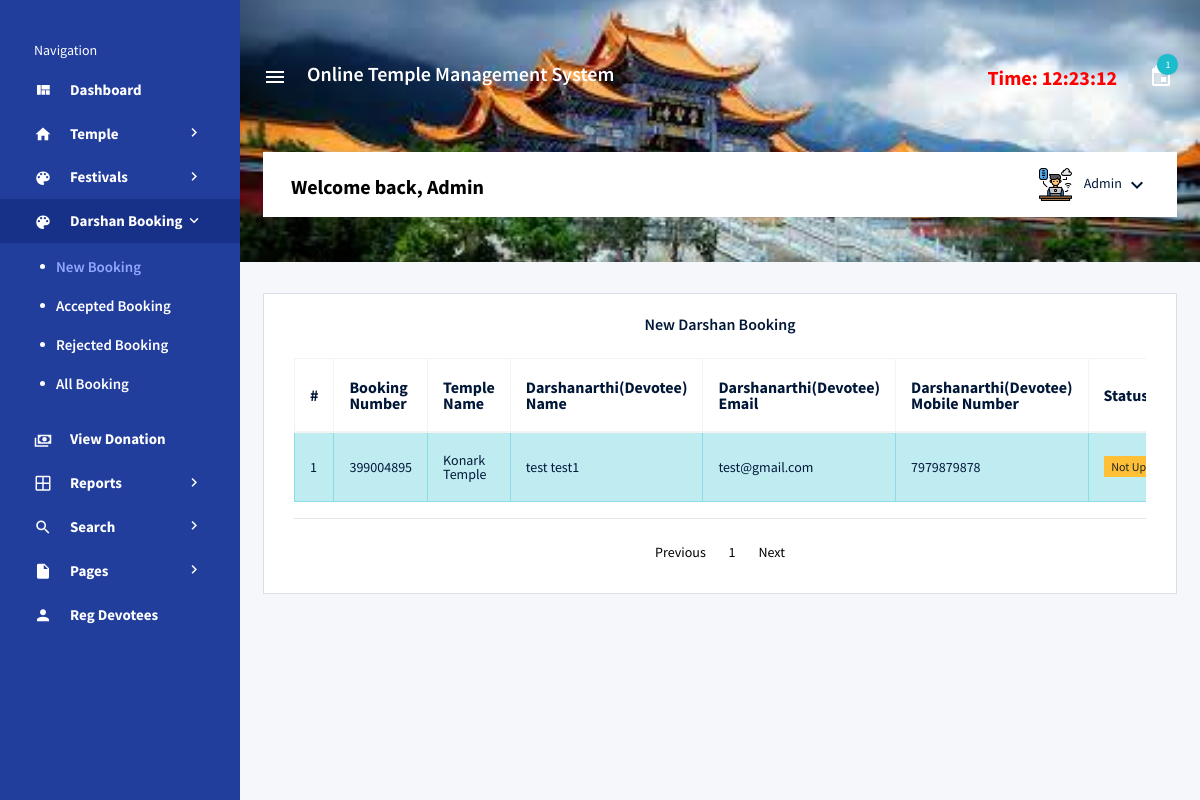
The page /otms/admin/new-booking.php (signed in) on the database its author committed.
### tables this page shows
CREATE TABLE `tblbookdarshan` (
  `ID` int(5) NOT NULL,
  `BookingNumber` int(10) DEFAULT NULL,
  `UserID` int(5) DEFAULT NULL,
  `TempleID` int(5) DEFAULT NULL,
  `DateofDarshan` date DEFAULT NULL,
  `TimeofDarshan` time DEFAULT NULL,
  `TotalMember` int(10) DEFAULT NULL,
  `City` varchar(250) DEFAULT NULL,
  `State` varchar(250) DEFAULT NULL,
  `Country` varchar(250) DEFAULT NULL,
  `IdentityProof` varchar(250) DEFAULT NULL,
  `IdentityProofnumber` int(10) DEFAULT NULL,
  `Message` mediumtext DEFAULT NULL,
  `BookingDate` timestamp NULL DEFAULT current_timestamp(),
  `Remark` varchar(250) DEFAULT NULL,
  `Status` varchar(250) DEFAULT NULL,
  `UpdationDate` timestamp NULL DEFAULT current_timestamp()
);

CREATE TABLE `tbltemple` (
  `ID` int(5) NOT NULL,
  `TempleName` varchar(250) DEFAULT NULL,
  `TempleLocation` varchar(250) DEFAULT NULL,
  `City` varchar(250) DEFAULT NULL,
  `State` varchar(250) DEFAULT NULL,
  `Country` varchar(250) DEFAULT NULL,
  `Description` mediumtext DEFAULT NULL,
  `TempleImage1` varchar(250) DEFAULT NULL,
  `TempleImage2` varchar(250) DEFAULT NULL,
  `TempleImage3` varchar(250) DEFAULT NULL,
  `CreationDate` timestamp NULL DEFAULT current_timestamp()
);

CREATE TABLE `tbluser` (
  `ID` int(10) NOT NULL,
  `FirstName` varchar(120) DEFAULT NULL,
  `LastName` varchar(120) DEFAULT NULL,
  `MobileNumber` bigint(10) DEFAULT NULL,
  `Email` varchar(120) DEFAULT NULL,
  `Password` varchar(120) DEFAULT NULL,
  `RegDate` timestamp NULL DEFAULT current_timestamp()
);

### otms/admin/new-booking.php (the view, shortened to what this page needs)
<?php session_start();
include('includes/config.php');
if(strlen($_SESSION['aid'])==0)
  {
header('location:login.php');
}
else{
  ?>
<!DOCTYPE html>
<html lang="en">
<head>
  <link rel="stylesheet" href="vendors/mdi/css/materialdesignicons.min.css">
  <link rel="stylesheet" href="vendors/css/vendor.bundle.base.css">
  <link rel="stylesheet" href="css/style.css">
</head>
<body>
  <div class="container-scroller d-flex">
    <?php include_once('includes/sidebar.php');?>
    <div class="container-fluid page-body-wrapper">
      <?php include_once('includes/header.php');?>
      <div class="main-panel">
        <div class="content-wrapper">
          <div class="row">
            <div class="col-lg-12 stretch-card">
              <div class="card">
                <div class="card-body">
                  <h4 class="card-title" align="center">New Darshan Booking</h4>
                  <div class="table-responsive pt-3">
                    <table class="table table-bordered">
                        <tr>
                          <th>
                            #
                          </th>
                          <th>
                            Booking Number
                          </th>
                           <th>
                            Temple Name
                          </th>
                          <th>
                            Darshanarthi(Devotee) Name
                          </th>
                          <th>
                            Darshanarthi(Devotee) Email
                          </th>
                          <th>
                            Darshanarthi(Devotee) Mobile Number
                          </th>
                         <th>
                            Status
                          </th>
                        </tr>
                      <tbody>
                        <?php
                        if (isset($_GET['page_no']) && $_GET['page_no']!="") {
    $page_no = $_GET['page_no'];
    } else {
        $page_no = 1;
        }
    $total_records_per_page =10;
    $offset = ($page_no-1) * $total_records_per_page;
    $previous_page = $page_no - 1;
    $next_page = $page_no + 1;
    $result_count = mysqli_query($con,"SELECT COUNT(*) As total_records FROM tblbookdarshan where tblbookdarshan.Status='' || tblbookdarshan.Status is null");
    $total_records = mysqli_fetch_array($result_count);
    $total_records = $total_records['total_records'];
    $total_no_of_pages = ceil($total_records / $total_records_per_page);
                         $query=mysqli_query($con,"select tbluser.ID as uid,tbluser.FirstName,tbluser.LastName,tbluser.MobileNumber,tbluser.Email,tbltemple.ID as tid,tbltemple.TempleName,tblbookdarshan.ID as bid,tblbookdarshan.BookingNumber,tblbookdarshan.UserID,tblbookdarshan.TempleID,tblbookdarshan.DateofDarshan,tblbookdarshan.TimeofDarshan,tblbookdarshan.TotalMember,tblbookdarshan.City,tblbookdarshan.State,tblbookdarshan.Country,tblbookdarshan.IdentityProof,tblbookdarshan.IdentityProofnumber,tblbookdarshan.Message,tblbookdarshan.BookingDate,tblbookdarshan.Status from tblbookdarshan join tbluser on tbluser.ID=tblbookdarshan.UserID join tbltemple on tbltemple.ID=tblbookdarshan.TempleID where tblbookdarshan.Status='' || tblbookdarshan.Status is null  LIMIT $offset, $total_records_per_page");
$cnt=1;
while($row=mysqli_fetch_array($query))
{
?>
                        <tr class="table-info">
                          <td>
                            <?php echo htmlentities($cnt);?>
                          </td>
                          <td>
                            <?php echo htmlentities($row['BookingNumber']);?>
                          </td>
                          <td>
                            <?php echo htmlentities($row['TempleName']);?>
                          </td>
                          <td>
                            <?php echo htmlentities($row['FirstName']);?>  <?php echo htmlentities($row['LastName']);?>
                          </td>
                          <td>
                            <?php echo htmlentities($row['Email']);?>
                          </td>
                          <td>
                            <?php echo htmlentities($row['MobileNumber']);?>
                          </td>
                        <?php if($row['Status']==""){ ?>
                     <td width="200"><label class="badge badge-warning"><?php echo "Not Updated Yet"; ?></label></td>
                     <?php } elseif($row['Status']=="Accepted") { ?>
                      <td><label class="badge badge-success"><?php  echo $row['Status'];?></label></td><?php } else{?>
                         <td><label class="badge badge-danger"><?php  echo $row['Status'];?></label></td>
                       <?php } ?>
                          <?php $cnt=$cnt+1; } ?>
                        </tr>
                      </tbody>
                    </table>
                    <hr />
                    <ul id="pagination">
    <li <?php if($page_no <= 1){ echo "class='disabled'"; } ?>>
    <a <?php if($page_no > 1){ echo "href='?page_no=$previous_page'"; } ?>>Previous</a>
    </li>
    <?php
    if ($total_no_of_pages <= 10){
        for ($counter = 1; $counter <= $total_no_of_pages; $counter++){
            if ($counter == $page_no) {
           echo "<li class='active'><a>$counter</a></li>";
                }else{
           echo "<li><a href='?page_no=$counter'>$counter</a></li>";
                }
        }
    }
?>
    <li <?php if($page_no >= $total_no_of_pages){ echo "class='disabled'"; } ?>>
    <a <?php if($page_no < $total_no_of_pages) { echo "href='?page_no=$next_page'"; } ?>>Next</a>
    </li>
</ul>
                  </div>
                </div>
              </div>
            </div>
          </div>
        </div>
      </div>
    </div>
  </div>
</body>
</html><?php } ?>

### otms/admin/includes/header.php (shortened to what this page needs)
<nav class="navbar col-lg-12 col-12 px-0 py-0 py-lg-4 d-flex flex-row">
        <div class="navbar-menu-wrapper d-flex align-items-center justify-content-end">
          <button class="navbar-toggler navbar-toggler align-self-center" type="button" data-toggle="minimize">
            <span class="mdi mdi-menu"></span>
          </button>
          <div class="navbar-brand-wrapper">
            <h4 style="color: white; padding-right: 20px;padding-left: 20px;">Online Temple Management System</h4>
          </div>
          <?php
$admid=$_SESSION['aid'];
$ret=mysqli_query($con,"select AdminName from tbladmin where ID='$admid'");
$row=mysqli_fetch_array($ret);
$name=$row['AdminName'];
?>
          <ul class="navbar-nav navbar-nav-right">
            <li class="nav-item">
              <h4 class="mb-0 font-weight-bold d-none d-xl-block" style="color: red;">Time: <?php
  echo $runningTime = date('h:i:s');
?></h4>
            </li>
            <li class="nav-item dropdown mr-1">
              <?php
$ret1=mysqli_query($con,"select tbluser.FirstName,tblbookdarshan.ID,tblbookdarshan.BookingNumber,BookingDate from tblbookdarshan join tbluser on tbluser.ID=tblbookdarshan.UserId where tblbookdarshan.Status is null || tblbookdarshan.Status=''");
$num=mysqli_num_rows($ret1);
?>
              <a class="nav-link count-indicator dropdown-toggle d-flex justify-content-center align-items-center" id="messageDropdown" href="#" data-toggle="dropdown">
                <i class="mdi mdi-calendar mx-0"></i>
                <span class="count bg-info"><?php echo $num;?></span>
              </a>
            </li>
          </ul>
        </div>
        <div class="navbar-menu-wrapper navbar-search-wrapper d-none d-lg-flex align-items-center">
        <ul class="navbar-nav mr-lg-2">
            <li class="nav-item nav-search d-none d-lg-block">
              <div class="input-group">
                         <h4 class="font-weight-bold mb-0 d-none d-md-block mt-1" style="color:#000">Welcome back, <?php echo $name; ?></h4>
              </div>
            </li>
          </ul>
          <ul class="navbar-nav navbar-nav-right">
            <li class="nav-item nav-profile dropdown">
              <a class="nav-link dropdown-toggle" href="#" data-toggle="dropdown" id="profileDropdown">
                <img src="images/administrator.png" alt="profile"/>
                <span class="nav-profile-name"><?php echo $name; ?></span>
              </a>
            </li>
          </ul>
        </div>
      </nav>

### rows shown on the page
tblbookdarshan: BookingNumber "399004895", TempleID.TempleName "Konark Temple", UserID.FirstName "test", UserID.LastName "test1", UserID.Email "test@gmail.com", UserID.MobileNumber "7979879878", shows "Not…"

### other values the page prints
$num "1"
$name "Admin"
